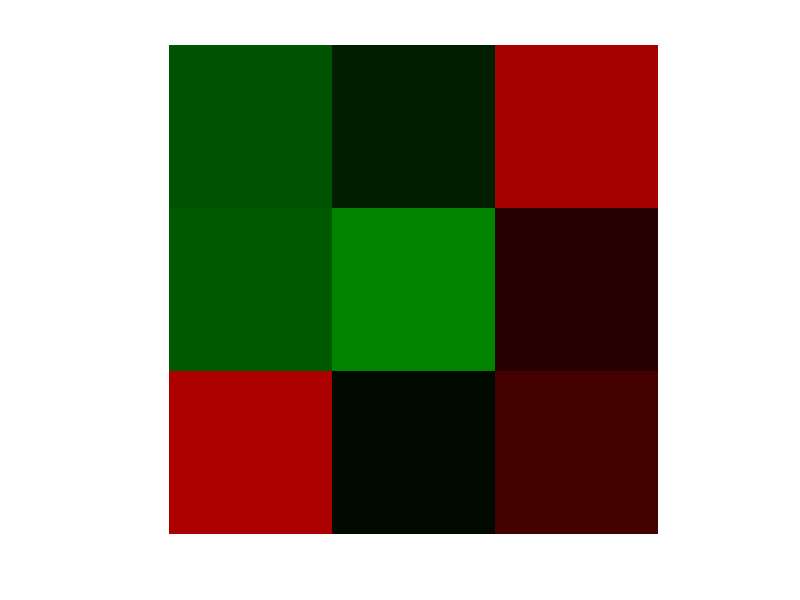

Write the MATLAB code that produced this figure.
%%code for our disharmonious grid

c = randi(3);%%chooses random color
c = uint8(c);
cc = randi(3);
if cc == c && c == 1
    cc = randi([2, 3], 1); %pick between two or three, one time 
    elseif cc == c && c == 2
        cc = randi([1, 3], 1);
    elseif cc==c && c == 3
        cc = randi([1, 2], 1);
else
end
xx = zeros(150,150,3);
xx= uint8(xx);
sat = randi(255);
sat = uint8(sat);
sat2 = randi(255);
sat2 = uint8(sat2);
sat3 = randi(255);
sat3= uint8(sat3);
sat4 = randi(255);
sat4= uint8(sat4);
sat5 = randi(255);
sat5= uint8(sat5);
sat6 = randi(255);
sat6= uint8(sat6);
sat7 = randi(255);
sat7= uint8(sat7);
sat8 = randi(255);
sat8= uint8(sat8);
sat9 = randi(255);
sat9= uint8(sat9);
 
%top left lego 
for current_row = 1:50
    for current_col = 1:50
    xx(current_row,current_col, c) = sat; %%xx(rows, columns, color channel) = â€¦
     %imshow(uint8(xx));
    end
end 
 
%top middle lego 
for current_row = 1:50
    for current_col = 51:100
    xx(current_row,current_col, c) = sat2; %%xx(rows, columns, color channel) = â€¦
     %imshow(uint8(xx));
    end
end 

%top right lego 
for current_row = 1:50
    for current_col = 101:150
    xx(current_row,current_col, cc) = sat3; %%xx(rows, columns, color channel) = â€¦
     %imshow(uint8(xx));
    end
end 

%middle left lego 
for current_row = 51:100
    for current_col = 1:50
    xx(current_row,current_col, c) = sat4; %%xx(rows, columns, color channel) = â€¦
    %imshow(uint8(xx));
    end
end 

 %center lego 
for current_row = 51:100
    for current_col = 51:100
    xx(current_row,current_col, c) = sat5; %%xx(rows, columns, color channel) = â€¦
    %imshow(uint8(xx));
    end
end 

 %middle right 
for current_row = 51:100
    for current_col = 101:150
    xx(current_row,current_col, cc) = sat6; %%xx(rows, columns, color channel) = â€¦
    %imshow(uint8(xx));
    end
end 
 
%bottom left 
for current_row = 101:150
    for current_col = 1:50
    xx(current_row,current_col, cc) = sat7; %%xx(rows, columns, color channel) = â€¦
    %imshow(uint8(xx));
    end
end 
 
%bottom middle lego  
for current_row = 101:150
    for current_col =51:100
    xx(current_row,current_col, c) = sat8; %%xx(rows, columns, color channel) = â€¦
    %imshow(uint8(xx));
    end
end 
 
%bottom right lego 
for current_row = 101:150
    for current_col = 101:150
    xx(current_row,current_col, cc) = sat9; %%xx(rows, columns, color channel) = â€¦
    %imshow(uint8(xx));
    end
end 
  
 
imshow(uint8(xx))


